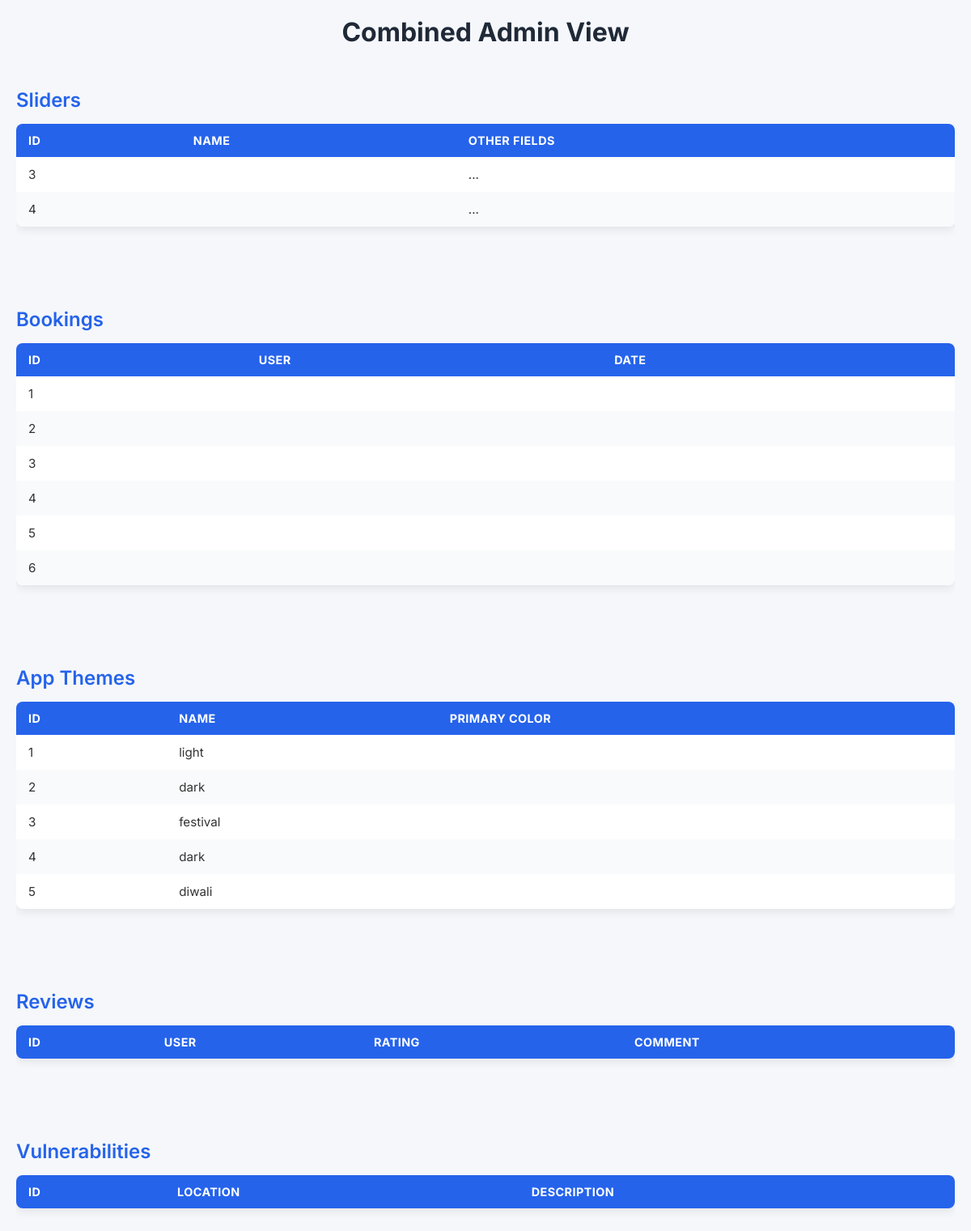
/combined-admin/ (signed in), run on an earlier commit of the app's database.
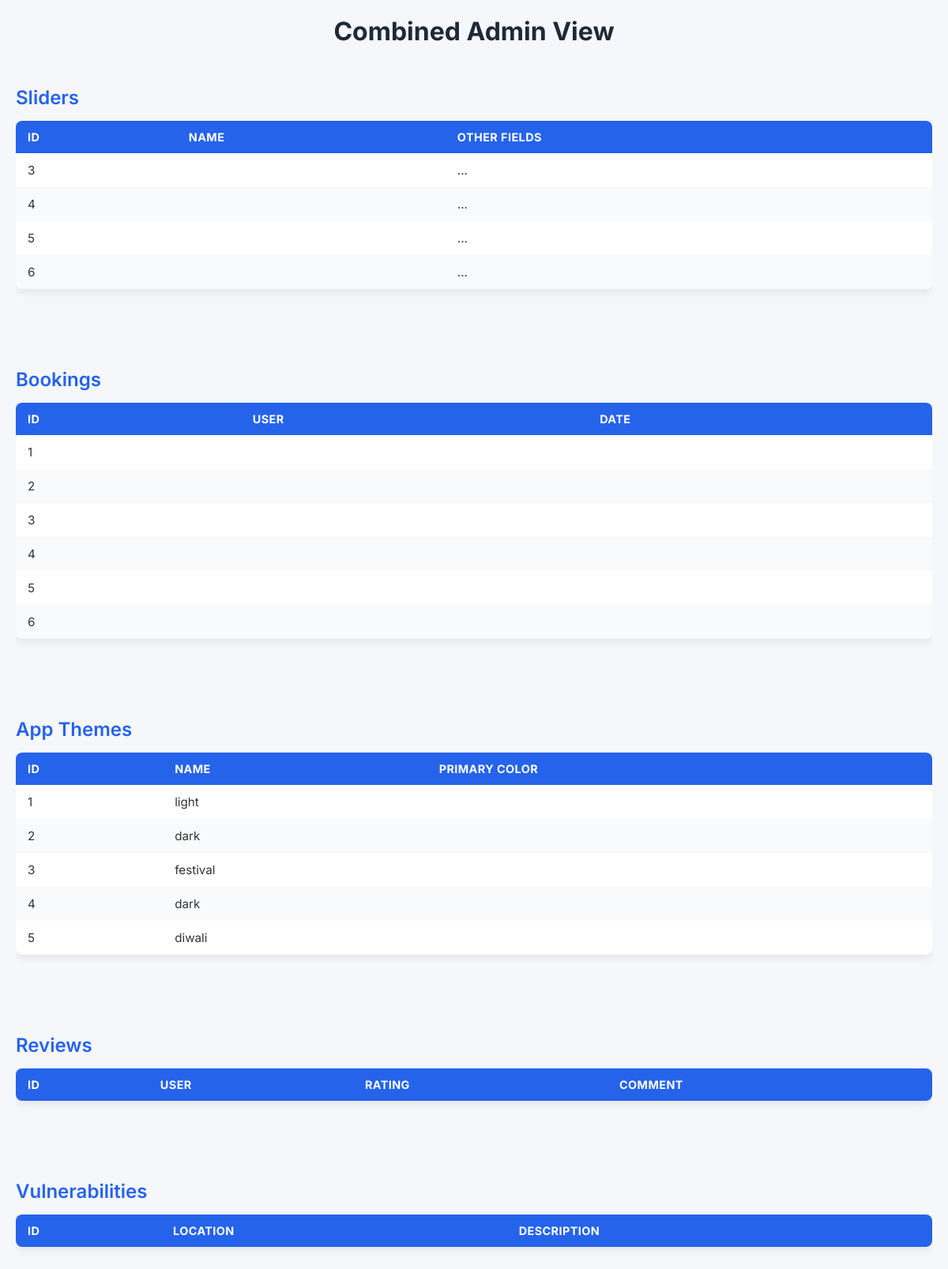
And on a later commit of the database.
### sliders/models.py (models this page shows, shortened)
class Slider(models.Model):
    title = models.CharField(max_length=100, blank=True)
    image = models.ImageField(upload_to='sliders/')
    is_active = models.BooleanField(default=True)
    created_at = models.DateTimeField(auto_now_add=True)

### locations/models.py (models this page shows, shortened)
class Booking(models.Model):
    user_id = models.IntegerField()
    service_id = models.IntegerField()
    latitude = models.FloatField()
    longitude = models.FloatField()
    address = models.CharField(max_length=255, blank=True)
    status = models.CharField(max_length=50, default="pending")
    created_at = models.DateTimeField(auto_now_add=True)

### theme/models.py (models this page shows, shortened)
class AppTheme(models.Model):
    THEME_CHOICES = (
        ('light', 'Light'),
        ('dark', 'Dark'),
        ('festival', 'Festival'),
        ("diwali", "Diwali"),
    )
    name = models.CharField(max_length=20, choices=THEME_CHOICES, default='light')
    is_active = models.BooleanField(default=False)

### backend/urls.py (the view)
# urls.py: path('combined-admin/', combined_view),
@staff_member_required
def combined_view(request):
    sliders = Slider.objects.all()
    bookings = Booking.objects.all()
    themes = AppTheme.objects.all()
    return render(request, 'admin/combined.html', {
        'sliders': sliders,
        'bookings': bookings,
        'themes': themes,
    })

### templates/admin/combined.html (shortened to what this page needs)
<!DOCTYPE html>
<html lang="en">
<head>
</head>
<body>
    <h1>Combined Admin View</h1>
    <h2>Sliders</h2>
    <div class="table-container">
        <table>
            <thead>
                <tr>
                    <th>ID</th>
                    <th>Name</th>
                    <th>Other Fields</th>
                </tr>
            </thead>
            <tbody>
                {% for slider in sliders %}
                <tr>
                    <td>{{ slider.id }}</td>
                    <td>{{ slider.name }}</td>
                    <td>...</td>
                </tr>
                {% endfor %}
            </tbody>
        </table>
    </div>
    <h2>Bookings</h2>
    <div class="table-container">
        <table>
            <thead>
                <tr>
                    <th>ID</th>
                    <th>User</th>
                    <th>Date</th>
                </tr>
            </thead>
            <tbody>
                {% for booking in bookings %}
                <tr>
                    <td>{{ booking.id }}</td>
                    <td>{{ booking.user }}</td>
                    <td>{{ booking.date }}</td>
                </tr>
                {% endfor %}
            </tbody>
        </table>
    </div>
    <h2>App Themes</h2>
    <div class="table-container">
        <table>
            <thead>
                <tr>
                    <th>ID</th>
                    <th>Name</th>
                    <th>Primary Color</th>
                </tr>
            </thead>
            <tbody>
                {% for theme in themes %}
                <tr>
                    <td>{{ theme.id }}</td>
                    <td>{{ theme.name }}</td>
                    <td>{{ theme.primary_color }}</td>
                </tr>
                {% endfor %}
            </tbody>
        </table>
    </div>
    <h2>Reviews</h2>
    <div class="table-container">
        <table>
            <thead>
                <tr>
                    <th>ID</th>
                    <th>User</th>
                    <th>Rating</th>
                    <th>Comment</th>
                </tr>
            </thead>
        </table>
    </div>
    <h2>Vulnerabilities</h2>
    <div class="table-container">
        <table>
            <thead>
                <tr>
                    <th>ID</th>
                    <th>Location</th>
                    <th>Description</th>
                </tr>
            </thead>
        </table>
    </div>
</body>
</html>

What changed in the data, as far as the page shows it:
added Slider: id "5"
added Slider: id "6"
